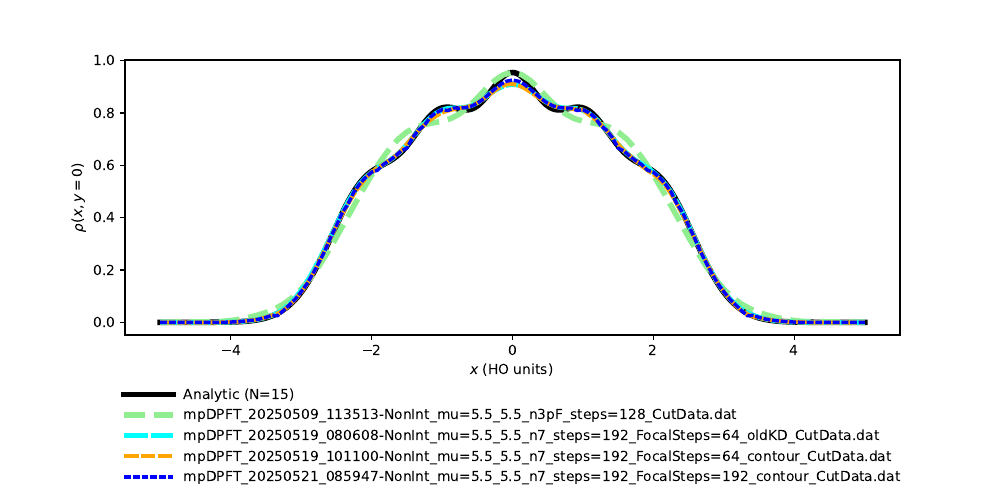

Write the Python code that produced this figure.
#!/usr/bin/env python3
import sys
import glob
import numpy as np
import matplotlib.pyplot as plt
from scipy.special import eval_hermite, factorial

def psi_1d_sq(n, x):
    """
    1D HO probability density |φ_n(x)|^2 in HO units (ℏ=m=ω=1).
    """
    A = 1.0 / (np.pi**0.25 * np.sqrt(2**n * factorial(n)))
    return (A * eval_hermite(n, x) * np.exp(-x**2/2))**2

def shell_cut_density(n, xs, y0=0.0):
    """
    2D shell-n density along the cut y=y0:
    ρ_n(x,0) = sum_{k=0}^n |φ_k(x)|^2 * |φ_{n-k}(y0)|^2.
    """
    psi_y0 = np.array([psi_1d_sq(n - k, np.array([y0]))[0] for k in range(n + 1)])
    dens = np.zeros_like(xs)
    for k in range(n + 1):
        dens += psi_1d_sq(k, xs) * psi_y0[k]
    return dens

def main():
    if len(sys.argv) != 2:
        print(f"Usage: {sys.argv[0]} <N_particles>")
        sys.exit(1)

    Np = int(sys.argv[1])
    data_files = sorted(glob.glob('mpDPFT_*CutData.dat'))
    if not data_files:
        print("Error: No files found matching 'mpDPFT_*CutData.dat'")
        sys.exit(1)

    # determine shell fill
    m = 0
    while (m + 1) * (m + 2) // 2 < Np:
        m += 1
    T_prev = m * (m + 1) // 2
    R = Np - T_prev
    f = min(R / (m + 1), 1.0)

    # analytic density grid
    #x0 = np.loadtxt(data_files[0])[:, 0]
    #xs = np.linspace(x0.min(), x0.max(), 1000)
    xs = np.linspace(-5, 5, 1000)
    analytic = np.zeros_like(xs)
    for n in range(m):
        analytic += shell_cut_density(n, xs)
    if f > 0:
        analytic += f * shell_cut_density(m, xs)

    # color and dash order (lighten green)
    colors     = ['black', '#90ee90', 'cyan', 'orange', 'blue', 'red']
    linestyles = ['-', '--', (0, (5,0.5)), (0, (3.5,0.5)), (0, (2,0.5)), (0, (1,0.5))]

    # 2:1 aspect ratio figure
    fig, ax = plt.subplots(figsize=(10, 5))

    # analytic curve: black solid
    ax.plot(xs, analytic,
            color=colors[0],
            linestyle=linestyles[0],
            lw=4,
            label=f'Analytic (N={Np})')

    # data files with distinct colors & dash styles
    for idx, fname in enumerate(data_files):
        style_idx = idx + 1  # shift past analytic
        data = np.loadtxt(fname)
        # ax.plot(data[:, 0], data[:, 1],
        #         color=colors[style_idx],
        #         linestyle=linestyles[style_idx],
        #         lw=3-0.5*idx,
        #         label=fname)
        xdata = data[:, 0]
        ydata = data[:, 1]
        mask = (xdata >= -5) & (xdata <= 5)
        ax.plot(xdata[mask], ydata[mask],
                color=colors[style_idx],
                linestyle=linestyles[style_idx],
                lw=4 - 0.5 * idx,
                label=fname)

    ax.set_xlabel('$x$ (HO units)')
    ax.set_ylabel(r'$\rho(x,y=0)$')

    # adjust bottom space based on number of files
    bottom_space = 0.25 + 0.02 * len(data_files)
    plt.subplots_adjust(bottom=bottom_space)

    # legend below, one line per entry
    ax.legend(loc='upper center',
              bbox_to_anchor=(0.5, -0.15),
              ncol=1,
              frameon=False,
              handlelength=3.5)

    # save and show
    fig.savefig('mpScript_HO.pdf')
    fig.canvas.mpl_connect('close_event', lambda event: sys.exit(0))
    plt.show()

if __name__ == '__main__':
    main()
